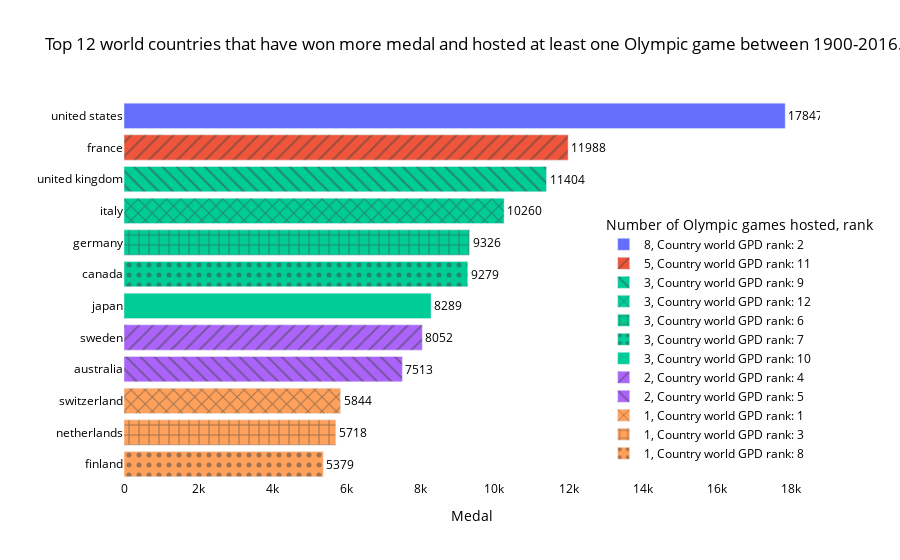

Notebook cell for this chart:
### Markdown cell above
## b) Top 12 world countries that have won more medial and hosted at least one Olympic game.

### Code cell
cont = newdf.groupby('Country')['Country'].value_counts()
l = pd.unique(newdf['Country'].sort_values())
pfd = pd.DataFrame({'Team':l, 'count':cont.values})
tmp = df.groupby(['Team'])['Medal'].agg('count').dropna()
df5 = pd.DataFrame(tmp).reset_index()

l = df5.merge(pfd, how='right').dropna()
l =l.sort_values(by=['Medal'],ascending=False)
l["count"] = l["count"].astype("category")
l = l.head(12)
pg =gpd[gpd['Country Name'].isin(list(l['Team']))]
pg = pg.sort_values(by=[2016,2015],ascending=False)
pfd = pd.DataFrame({'Team':list(pg['Country Name'].head(12)), 'Oder':[i for i in range(1,13)]})
ll = l.merge(pfd, how='right').dropna()
ll =ll.sort_values(by=['Medal'],ascending=False)

o = ll['Oder'].values.astype(str) # record the worlg GPD rank of the country

rank=["{in1} {in2}".format(in1='Country world GPD rank:', in2=o[i]) for i in range(len(o))]
ll['rank']=rank
fig = px.bar(ll, x="Medal", y="Team", color="count",pattern_shape="rank",text='Medal',
             title="Top 12 world countries that have won more medal and hosted at least one Olympic game between 1900-2016.",
labels={ # replaces default labels by column name
                "count": "Number of Olympic games hosted"
            })
fig.update_layout(legend=dict(
    yanchor="bottom",
    y=0.03,
    xanchor="right",
    x=1.08
))
fig.update_layout({
'plot_bgcolor': 'rgba(0, 0, 0, 0)',
'paper_bgcolor': 'rgba(0, 0, 0, 0)',
})
fig.update_layout(yaxis=dict(autorange="reversed"), legend_title_font_color="black",
                  font_color="black",legend = dict(font = dict(size = 12)),
    title_font_color="black",)
fig.update_yaxes(title_text='')
fig.update_traces(textposition='outside')
fig.show()

### Figure 1 — Plotly figure (JSON) as saved in the notebook; plotly's stock layout.template omitted (floating-point values rounded to 4 significant figures)
{"data": [{"alignmentgroup": "True", "hovertemplate": "Number of Olympic games hosted=8<br>rank=Country world GPD rank: 2<br>Medal=%{text}<br>Team=%{y}<extra></extra>", "legendgroup": "8, Country world GPD rank: 2", "marker": {"color": "#636efa", "pattern": {"shape": ""}}, "name": "8, Country world GPD rank: 2", "offsetgroup": "8, Country world GPD rank: 2", "orientation": "h", "showlegend": true, "text": [17847], "textposition": "outside", "type": "bar", "x": [17847], "xaxis": "x", "y": ["united states"], "yaxis": "y"}, {"alignmentgroup": "True", "hovertemplate": "Number of Olympic games hosted=5<br>rank=Country world GPD rank: 11<br>Medal=%{text}<br>Team=%{y}<extra></extra>", "legendgroup": "5, Country world GPD rank: 11", "marker": {"color": "#EF553B", "pattern": {"shape": "/"}}, "name": "5, Country world GPD rank: 11", "offsetgroup": "5, Country world GPD rank: 11", "orientation": "h", "showlegend": true, "text": [11988], "textposition": "outside", "type": "bar", "x": [11988], "xaxis": "x", "y": ["france"], "yaxis": "y"}, {"alignmentgroup": "True", "hovertemplate": "Number of Olympic games hosted=3<br>rank=Country world GPD rank: 9<br>Medal=%{text}<br>Team=%{y}<extra></extra>", "legendgroup": "3, Country world GPD rank: 9", "marker": {"color": "#00cc96", "pattern": {"shape": "\\"}}, "name": "3, Country world GPD rank: 9", "offsetgroup": "3, Country world GPD rank: 9", "orientation": "h", "showlegend": true, "text": [11404], "textposition": "outside", "type": "bar", "x": [11404], "xaxis": "x", "y": ["united kingdom"], "yaxis": "y"}, {"alignmentgroup": "True", "hovertemplate": "Number of Olympic games hosted=3<br>rank=Country world GPD rank: 12<br>Medal=%{text}<br>Team=%{y}<extra></extra>", "legendgroup": "3, Country world GPD rank: 12", "marker": {"color": "#00cc96", "pattern": {"shape": "x"}}, "name": "3, Country world GPD rank: 12", "offsetgroup": "3, Country world GPD rank: 12", "orientation": "h", "showlegend": true, "text": [10260], "textposition": "outside", "type": "bar", "x": [10260], "xaxis": "x", "y": ["italy"], "yaxis": "y"}, {"alignmentgroup": "True", "hovertemplate": "Number of Olympic games hosted=3<br>rank=Country world GPD rank: 6<br>Medal=%{text}<br>Team=%{y}<extra></extra>", "legendgroup": "3, Country world GPD rank: 6", "marker": {"color": "#00cc96", "pattern": {"shape": "+"}}, "name": "3, Country world GPD rank: 6", "offsetgroup": "3, Country world GPD rank: 6", "orientation": "h", "showlegend": true, "text": [9326], "textposition": "outside", "type": "bar", "x": [9326], "xaxis": "x", "y": ["germany"], "yaxis": "y"}, {"alignmentgroup": "True", "hovertemplate": "Number of Olympic games hosted=3<br>rank=Country world GPD rank: 7<br>Medal=%{text}<br>Team=%{y}<extra></extra>", "legendgroup": "3, Country world GPD rank: 7", "marker": {"color": "#00cc96", "pattern": {"shape": "."}}, "name": "3, Country world GPD rank: 7", "offsetgroup": "3, Country world GPD rank: 7", "orientation": "h", "showlegend": true, "text": [9279], "textposition": "outside", "type": "bar", "x": [9279], "xaxis": "x", "y": ["canada"], "yaxis": "y"}, {"alignmentgroup": "True", "hovertemplate": "Number of Olympic games hosted=3<br>rank=Country world GPD rank: 10<br>Medal=%{text}<br>Team=%{y}<extra></extra>", "legendgroup": "3, Country world GPD rank: 10", "marker": {"color": "#00cc96", "pattern": {"shape": ""}}, "name": "3, Country world GPD rank: 10", "offsetgroup": "3, Country world GPD rank: 10", "orientation": "h", "showlegend": true, "text": [8289], "textposition": "outside", "type": "bar", "x": [8289], "xaxis": "x", "y": ["japan"], "yaxis": "y"}, {"alignmentgroup": "True", "hovertemplate": "Number of Olympic games hosted=2<br>rank=Country world GPD rank: 4<br>Medal=%{text}<br>Team=%{y}<extra></extra>", "legendgroup": "2, Country world GPD rank: 4", "marker": {"color": "#ab63fa", "pattern": {"shape": "/"}}, "name": "2, Country world GPD rank: 4", "offsetgroup": "2, Country world GPD rank: 4", "orientation": "h", "showlegend": true, "text": [8052], "textposition": "outside", "type": "bar", "x": [8052], "xaxis": "x", "y": ["sweden"], "yaxis": "y"}, {"alignmentgroup": "True", "hovertemplate": "Number of Olympic games hosted=2<br>rank=Country world GPD rank: 5<br>Medal=%{text}<br>Team=%{y}<extra></extra>", "legendgroup": "2, Country world GPD rank: 5", "marker": {"color": "#ab63fa", "pattern": {"shape": "\\"}}, "name": "2, Country world GPD rank: 5", "offsetgroup": "2, Country world GPD rank: 5", "orientation": "h", "showlegend": true, "text": [7513], "textposition": "outside", "type": "bar", "x": [7513], "xaxis": "x", "y": ["australia"], "yaxis": "y"}, {"alignmentgroup": "True", "hovertemplate": "Number of Olympic games hosted=1<br>rank=Country world GPD rank: 1<br>Medal=%{text}<br>Team=%{y}<extra></extra>", "legendgroup": "1, Country world GPD rank: 1", "marker": {"color": "#FFA15A", "pattern": {"shape": "x"}}, "name": "1, Country world GPD rank: 1", "offsetgroup": "1, Country world GPD rank: 1", "orientation": "h", "showlegend": true, "text": [5844], "textposition": "outside", "type": "bar", "x": [5844], "xaxis": "x", "y": ["switzerland"], "yaxis": "y"}, {"alignmentgroup": "True", "hovertemplate": "Number of Olympic games hosted=1<br>rank=Country world GPD rank: 3<br>Medal=%{text}<br>Team=%{y}<extra></extra>", "legendgroup": "1, Country world GPD rank: 3", "marker": {"color": "#FFA15A", "pattern": {"shape": "+"}}, "name": "1, Country world GPD rank: 3", "offsetgroup": "1, Country world GPD rank: 3", "orientation": "h", "showlegend": true, "text": [5718], "textposition": "outside", "type": "bar", "x": [5718], "xaxis": "x", "y": ["netherlands"], "yaxis": "y"}, {"alignmentgroup": "True", "hovertemplate": "Number of Olympic games hosted=1<br>rank=Country world GPD rank: 8<br>Medal=%{text}<br>Team=%{y}<extra></extra>", "legendgroup": "1, Country world GPD rank: 8", "marker": {"color": "#FFA15A", "pattern": {"shape": "."}}, "name": "1, Country world GPD rank: 8", "offsetgroup": "1, Country world GPD rank: 8", "orientation": "h", "showlegend": true, "text": [5379], "textposition": "outside", "type": "bar", "x": [5379], "xaxis": "x", "y": ["finland"], "yaxis": "y"}], "layout": {"barmode": "relative", "font": {"color": "black"}, "legend": {"font": {"size": 12}, "title": {"font": {"color": "black"}, "text": "Number of Olympic games hosted, rank"}, "tracegroupgap": 0, "x": 1.08, "xanchor": "right", "y": 0.03, "yanchor": "bottom"}, "paper_bgcolor": "rgba(0, 0, 0, 0)", "plot_bgcolor": "rgba(0, 0, 0, 0)", "title": {"font": {"color": "black"}, "text": "Top 12 world countries that have won more medal and hosted at least one Olympic game between 1900-2016."}, "xaxis": {"anchor": "y", "domain": [0, 1], "title": {"text": "Medal"}}, "yaxis": {"anchor": "x", "autorange": "reversed", "domain": [0, 1], "title": {"text": ""}}}}
